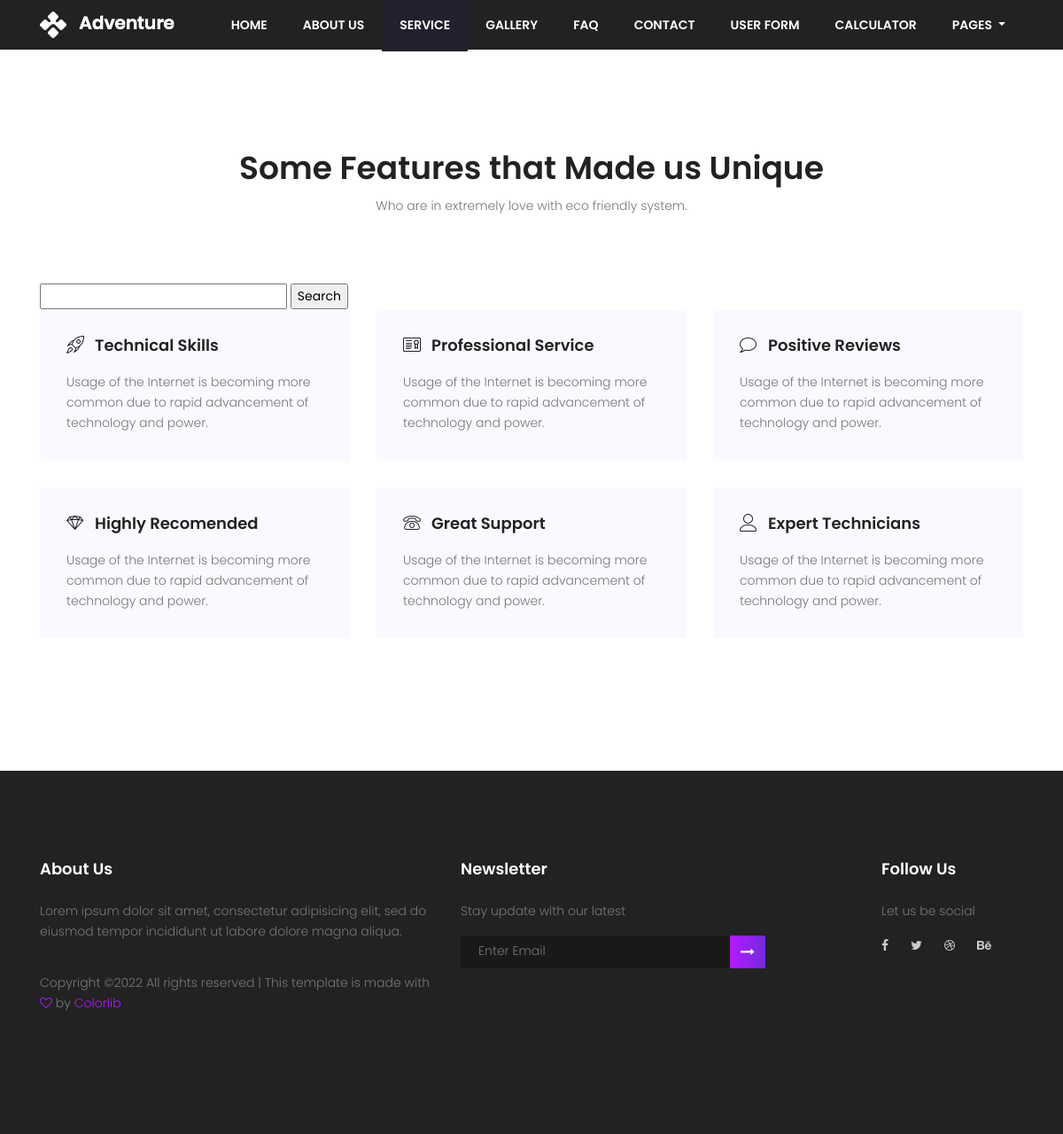
The app's page /service/ with its own data.
### service/models.py (models this page shows)
class Service(models.Model):
    service_icon = models.CharField(max_length=50)
    service_title = models.CharField(max_length=50)
    service_des = models.TextField()

### wscubetech/views.py (the view)
# urls.py: path('service/', views.service, name="service"),
def service(request):
    servicesData = Service.objects.all().order_by("-service_title") # [2:5]
    if request.method == "GET":
        st = request.GET.get('servicename')
        if st != None:
            servicesData = Service.objects.filter(service_title__icontains = st)
    data = {
        'servicesData' : servicesData
    }
    return render(request, "service.html", data)

### templates/service.html
{% extends 'base.html' %}
{% block content %}
<section class="feature-area section-gap" id="secvice">
    <div class="container">
        <div class="row d-flex justify-content-center">
            <div class="menu-content pb-60 col-lg-8">
                <div class="title text-center">
                    <h1 class="mb-10">Some Features that Made us Unique</h1>
                    <p>Who are in extremely love with eco friendly system.</p>
                </div>
            </div>
        </div>
        <div class="row">
            <div class="col-12">
                <form action="" method="GET">
                    <input type="text" class="" name="servicename">
                    <input type="submit" value="Search">
                </form>
            </div>
            {% for n in servicesData %}
            <div class="col-lg-4 col-md-6 ">
                <div class="single-feature mb-30">
                    <div class="title d-flex flex-row pb-20">
                        <span class="{{n.service_icon}}"></span>
                        <h4><a href="#">{{n.service_title}}</a></h4>
                    </div>
                    <p>
                        {{n.service_des}}
                    </p>
                </div>
            </div>
            {% empty %}
            No Data Found
            {% endfor %}
        </div>
    </div>
</section>
{% endblock content %}

### templates/base.html
{% include 'header.html' %}
{% block content %}
{% endblock content %}
{% include 'footer.html' %}

### templates/header.html (shortened to what this page needs)
<!DOCTYPE html>
	{% load static %}
	<html lang="zxx" class="no-js">
	<head>
			<link rel="stylesheet" href="/static/css/linearicons.css">
			<link rel="stylesheet" href="/static/css/font-awesome.min.css">
			<link rel="stylesheet" href="/static/css/bootstrap.css">
			<link rel="stylesheet" href="/static/css/magnific-popup.css">
			<link rel="stylesheet" href="/static/css/animate.min.css">
			<link rel="stylesheet" href="/static/css/owl.carousel.css">
			<link rel="stylesheet" href="/static/css/main.css">
		</head>
		<body>
			<section class="banner-area" id="home">
				<div id="undefined-sticky-wrapper" class="sticky-wrapper is-sticky" style="height: 86px;">
				<header class="default-header" style="width: 1349px; position: fixed; top: 0px;">
					<nav class="navbar navbar-expand-lg  navbar-light">
						<div class="container">
								<a class="navbar-brand" href="{% url 'homePage' %}">
							  	<img src="/static/img/logo.png" alt="">
							  </a>
							  <div class="collapse navbar-collapse justify-content-end align-items-center" id="navbarSupportedContent">
							    <ul class="navbar-nav">
									<li class="{% if request.path == '/' %} active {% endif %}"><a href="/">Home</a></li>
									<li class="{% if request.path == '/about-us/' %} active {% endif %}"><a href="/about-us">About Us</a></li>
									<li class="{% if request.path == '/service/' %} active {% endif %}"><a href="{% url 'service' %}">Service</a></li>
									{% url 'gallery' as pictures %}
									<li class="{% if request.path == '/gallery/' %} active {% endif %}"><a href="{{pictures}}">Gallery</a></li>
									<li class="{% if request.path == '/faq/' %} active {% endif %}"><a href="{% url 'faq' %}">Faq</a></li>
									<li class="{% if request.path == '/contact/' %} active {% endif %}"><a href="{% url 'contact' %}">Contact</a></li>
									<li class="{% if request.path == '/userform/' %} active {% endif %}"><a href="{% url 'userform' %}">User Form</a></li>
									<li class="{% if request.path == '/calculator/' %} active {% endif %}"><a href="{% url 'calculator' %}">Calculator</a></li>
								    <li class="dropdown">
								      <a class="dropdown-toggle" href="#" id="navbardrop" data-toggle="dropdown">
								        Pages
								      </a>
								    </li>
							    </ul>
							  </div>
						</div>
					</nav>
				</header>
			</div>
			</section>

### templates/footer.html (shortened to what this page needs)
<footer class="footer-area section-gap">
    <div class="container">
        <div class="row">
            <div class="col-lg-5 col-md-6 col-sm-6">
                <div class="single-footer-widget">
                    <h6>About Us</h6>
                    <p>
                        Lorem ipsum dolor sit amet, consectetur adipisicing elit, sed do eiusmod tempor incididunt ut labore dolore magna aliqua.
                    </p>
        <p class="footer-text">Copyright &copy;<script>document.write(new Date().getFullYear());</script> All rights reserved | This template is made with <i class="fa fa-heart-o" aria-hidden="true"></i> by <a href="https://colorlib.com" target="_blank">Colorlib</a></p>
                </div>
            </div>
            <div class="col-lg-5  col-md-6 col-sm-6">
                <div class="single-footer-widget">
                    <h6>Newsletter</h6>
                    <p>Stay update with our latest</p>
                    <div class="" id="mc_embed_signup">
                            <form target="_blank" novalidate="true" action="https://spondonit.us12.list-manage.com/subscribe/post?u=1462626880ade1ac87bd9c93a&amp;id=92a4423d01" method="get" class="form-inline">
                            <div class="d-flex flex-row">
                                <input class="form-control" name="EMAIL" placeholder="Enter Email" onfocus="this.placeholder = ''" onblur="this.placeholder = 'Enter Email '" required="" type="email">
                                    <button class="click-btn btn btn-default"><i class="fa fa-long-arrow-right" aria-hidden="true"></i></button>
                            </div>
                            </form>
                    </div>
                    </div>
            </div>
            <div class="col-lg-2 col-md-6 col-sm-6 social-widget">
                <div class="single-footer-widget">
                    <h6>Follow Us</h6>
                    <p>Let us be social</p>
                    <div class="footer-social d-flex align-items-center">
                        <a href="#"><i class="fa fa-facebook"></i></a>
                        <a href="#"><i class="fa fa-twitter"></i></a>
                        <a href="#"><i class="fa fa-dribbble"></i></a>
                        <a href="#"><i class="fa fa-behance"></i></a>
                    </div>
                </div>
            </div>
        </div>
    </div>
</footer>
</body>
</html>

### static/css/main.css (style rules this page uses)
body { color: #777777; font-family: "Poppins", sans-serif; font-size: 14px; font-weight: 300; line-height: 1.625em; position: relative; }
ol, ul { margin: 0; padding: 0; list-style: none; }
a { -webkit-transition: all 0.3s ease 0s; -moz-transition: all 0.3s ease 0s; -o-transition: all 0.3s ease 0s; transition: all 0.3s ease 0s; }
a, a:focus, a:hover { text-decoration: none; outline: 0; }
.btn i, .btn-large i, .btn-floating i, .btn-large i, .btn-flat i { font-size: 1em; line-height: inherit; }
h1, h2, h3, h4, h5, h6 { font-family: "Poppins", sans-serif; color: #222222; line-height: 1.2em !important; margin-bottom: 0; margin-top: 0; font-weight: 600; }
h1, .h1 { font-size: 36px; }
h4, .h4 { font-size: 18px; }
h6, .h6 { font-size: 14px; color: #222222; }
.mb-10 { margin-bottom: 10px; }
.mb-30 { margin-bottom: 30px; }
.pb-20 { padding-bottom: 20px; }
.pb-60 { padding-bottom: 60px; }
.text-center { text-align: center; }
h1 { font-size: 36px; }
h4 { font-size: 18px; }
h6 { font-size: 14px; }
h1, h2, h3, h4, h5, h6 { line-height: 1.5em; }
.default-header { position: absolute; top: 0; left: 0; width: 100%; z-index: 9; }
.navbar-nav a { text-transform: uppercase; font-weight: 600; color: #fff; padding: 20px; }
.section-gap { padding: 120px 0; }
.p1-gradient-bg, .primary-btn, .primary-btn2:hover, .single-feature:hover, .video-area .overlay-bg, .single-footer-widget .click-btn, .generic-banner { background-image: -moz-linear-gradient(0deg, #b21aff 0%, #732bde 100%); background-image: -webkit-linear-gradient(0deg, #b21aff 0%, #732bde 100%); background-image: -ms-linear-gradient(0deg, #b21aff 0%, #732bde 100%); }
.default-header { background-color: transparent; width: 100% !important; }
.sticky-wrapper { height: 48px !important; }
.is-sticky .default-header { -webkit-transition: all 0.3s ease 0s; -moz-transition: all 0.3s ease 0s; -o-transition: all 0.3s ease 0s; transition: all 0.3s ease 0s; background-color: #222; }
.single-feature { background-color: #f9f9ff; padding: 30px 30px 15px 30px; -webkit-transition: all 0.3s ease 0s; -moz-transition: all 0.3s ease 0s; -o-transition: all 0.3s ease 0s; transition: all 0.3s ease 0s; }
.single-feature a { color: #222; }
.single-feature .title .lnr { color: #222; font-weight: 400; margin-right: 12px; font-size: 20px; }
.footer-area { padding-top: 100px; background-color: #222222; }
h6 { color: #fff; margin-bottom: 25px; font-size: 18px; font-weight: 600; }
.footer-social a { padding-right: 25px; -webkit-transition: all 0.3s ease 0s; -moz-transition: all 0.3s ease 0s; -o-transition: all 0.3s ease 0s; transition: all 0.3s ease 0s; }
.footer-social i { color: #cccccc; -webkit-transition: all 0.3s ease 0s; -moz-transition: all 0.3s ease 0s; -o-transition: all 0.3s ease 0s; transition: all 0.3s ease 0s; }
.single-footer-widget input { border: none; width: 80%; font-weight: 300; background: #191919; color: #777; padding-left: 20px; border-radius: 0; font-size: 14px; }
.single-footer-widget .click-btn { color: #fff; border-radius: 0; border-top-left-radius: 0px; border-bottom-left-radius: 0px; padding: 8px 12px; border: 0; }
.footer-text { padding-top: 20px; }
.footer-text a, .footer-text i { color: #b01afe; }
header .active a { background-color: rgb(32, 33, 44);; }

### records on screen
Service: service_title "Technical Skills", service_des "Usage of the Internet is becoming more common due to rapid advancement of technology and power."
Service: service_title "Professional Service", service_des "Usage of the Internet is becoming more common due to rapid advancement of technology and power."
Service: service_title "Positive Reviews", service_des "Usage of the Internet is becoming more common due to rapid advancement of technology and power."
Service: service_title "Highly Recomended", service_des "Usage of the Internet is becoming more common due to rapid advancement of technology and power."
Service: service_title "Great Support", service_des "Usage of the Internet is becoming more common due to rapid advancement of technology and power."
Service: service_title "Expert Technicians", service_des "Usage of the Internet is becoming more common due to rapid advancement of technology and power."
